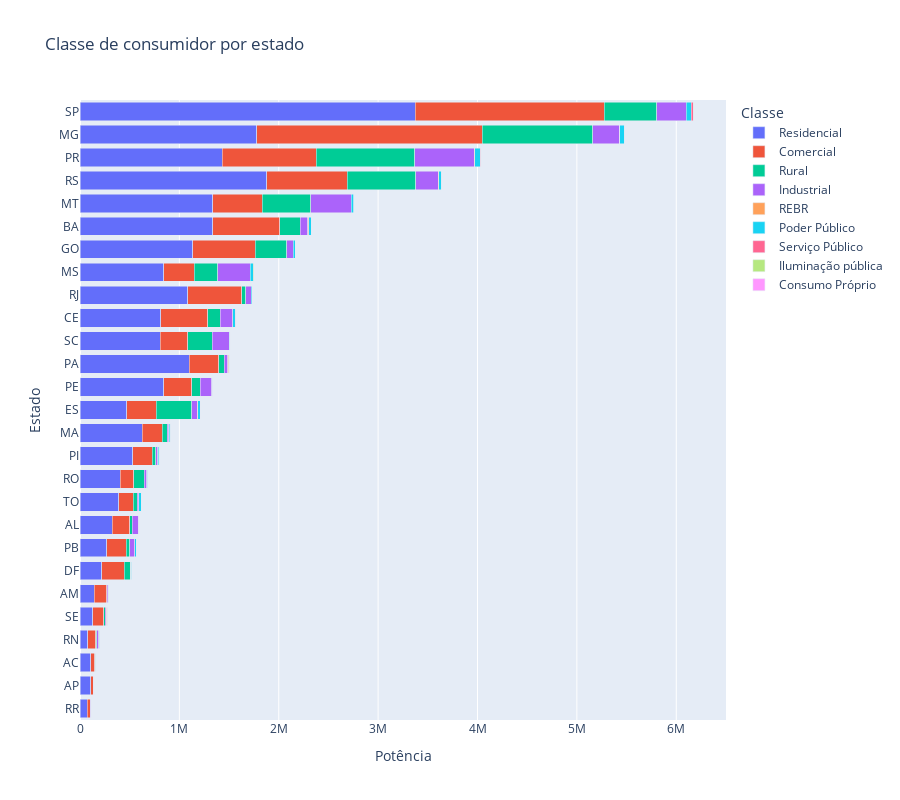

The code cell stored with this chart in its notebook:
### Markdown cell above
### Classe por estado e kW

### Code cell
resumo = dados.groupby(['Estado', 'Classe_consumidor']).agg(
    quantidade = ('Classe_consumidor','count'),
    kW = ('kW_instalados','sum')
).reset_index().sort_values('quantidade', ascending=False)

fig = px.bar(
    resumo,
    y='Estado',
    x='kW',
    color='Classe_consumidor',
    hover_data={'quantidade': ':,.2f', 'kW': True, 'Estado': True},
    title='Classe de consumidor por estado',
    labels={'quantidade': 'Clientes', 'Classe_consumidor':'Classe', 'kW':'Potência'},
    barmode='stack',
    height=800
)
fig.update_layout(yaxis={'categoryorder': 'total ascending'})
fig.show()

### Figure 1 — Plotly figure (JSON) as saved in the notebook; plotly's stock layout.template omitted (floating-point values rounded to 4 significant figures)
{"data": [{"customdata": [[522369], [296797], [296053], [210801], [209169], [171413], [159813], [136020], [130220], [129406], [122691], [108715], [108333], [72300], [72103], [58292], [49283], [43779], [41004], [36532], [26502], [16902], [13030], [12783], [12053], [11195], [7267]], "hovertemplate": "Classe=Residencial<br>Potência=%{x}<br>Estado=%{y}<br>Clientes=%{customdata[0]:,.2f}<extra></extra>", "legendgroup": "Residencial", "marker": {"color": "#636efa", "pattern": {"shape": ""}}, "name": "Residencial", "orientation": "h", "showlegend": true, "textposition": "auto", "type": "bar", "x": [3375000.0, 1881000.0, 1777000.0, 1334000.0, 1432000.0, 1335000.0, 1086000.0, 1132000.0, 843700.0, 1100000.0, 844500.0, 806600.0, 812600.0, 626000.0, 528300.0, 469600.0, 392300.0, 323500.0, 404700.0, 270100.0, 219200.0, 129600.0, 143200.0, 107700.0, 80310.0, 110000.0, 72140.0], "xaxis": "x", "y": ["SP", "RS", "MG", "BA", "PR", "MT", "RJ", "GO", "MS", "PA", "PE", "SC", "CE", "MA", "PI", "ES", "TO", "AL", "RO", "PB", "DF", "SE", "AM", "AC", "RN", "AP", "RR"], "yaxis": "y"}, {"customdata": [[80253], [43875], [33831], [33574], [29272], [15029], [14995], [12838], [12676], [12118], [11615], [11590], [10036], [7943], [7161], [7054], [5424], [4708], [4592], [4286], [4101], [2406], [2399], [1770], [1417], [892], [685]], "hovertemplate": "Classe=Comercial<br>Potência=%{x}<br>Estado=%{y}<br>Clientes=%{customdata[0]:,.2f}<extra></extra>", "legendgroup": "Comercial", "marker": {"color": "#EF553B", "pattern": {"shape": ""}}, "name": "Comercial", "orientation": "h", "showlegend": true, "textposition": "auto", "type": "bar", "x": [1903000.0, 2270000.0, 674600.0, 944900.0, 809700.0, 632400.0, 498600.0, 282300.0, 472300.0, 307800.0, 543800.0, 275200.0, 294300.0, 297800.0, 201200.0, 192900.0, 178100.0, 144000.0, 203200.0, 110200.0, 134900.0, 126700.0, 224300.0, 76020.0, 42590.0, 29100.0, 27210.0], "xaxis": "x", "y": ["SP", "MG", "BA", "PR", "RS", "GO", "MT", "PE", "CE", "MS", "RJ", "SC", "PA", "ES", "PI", "PB", "AL", "TO", "MA", "SE", "RO", "AM", "DF", "RN", "AC", "RR", "AP"], "yaxis": "y"}, {"customdata": [[58675], [55947], [46955], [26067], [23177], [19565], [18537], [16003], [13808], [13382], [12022], [9452], [6588], [3528], [3476], [2624], [2475], [2457], [1982], [1263], [1202], [1083], [681], [490], [144], [126], [24]], "hovertemplate": "Classe=Rural<br>Potência=%{x}<br>Estado=%{y}<br>Clientes=%{customdata[0]:,.2f}<extra></extra>", "legendgroup": "Rural", "marker": {"color": "#00cc96", "pattern": {"shape": ""}}, "name": "Rural", "orientation": "h", "showlegend": true, "textposition": "auto", "type": "bar", "x": [1112000.0, 686700.0, 991100.0, 526200.0, 358100.0, 487800.0, 250600.0, 314100.0, 235600.0, 209400.0, 124500.0, 106500.0, 85350.0, 40900.0, 56110.0, 39390.0, 39870.0, 34960.0, 48840.0, 21950.0, 65330.0, 14450.0, 7339.0, 10810.0, 3724.0, 2032.0, 317.6], "xaxis": "x", "y": ["MG", "RS", "PR", "SP", "ES", "MT", "SC", "GO", "MS", "BA", "CE", "RO", "PE", "RJ", "PA", "PB", "TO", "PI", "MA", "AL", "DF", "SE", "AC", "RN", "AM", "RR", "AP"], "yaxis": "y"}, {"customdata": [[11226], [7438], [6887], [5027], [4656], [4514], [2276], [1660], [1586], [1062], [948], [835], [777], [686], [404], [364], [326], [262], [238], [234], [229], [183], [125], [51], [35], [34], [22]], "hovertemplate": "Classe=Industrial<br>Potência=%{x}<br>Estado=%{y}<br>Clientes=%{customdata[0]:,.2f}<extra></extra>", "legendgroup": "Industrial", "marker": {"color": "#ab63fa", "pattern": {"shape": ""}}, "name": "Industrial", "orientation": "h", "showlegend": true, "textposition": "auto", "type": "bar", "x": [601200.0, 171800.0, 297400.0, 229800.0, 271200.0, 408300.0, 324800.0, 75740.0, 55330.0, 126600.0, 66180.0, 50730.0, 115300.0, 50800.0, 38170.0, 66980.0, 20050.0, 16620.0, 14490.0, 12100.0, 23300.0, 23300.0, 10600.0, 3030.0, 2552.0, 2597.0, 2515.0], "xaxis": "x", "y": ["PR", "SC", "SP", "RS", "MG", "MT", "MS", "BA", "ES", "CE", "GO", "PB", "PE", "RJ", "PA", "AL", "PI", "MA", "TO", "SE", "RO", "RN", "AM", "DF", "AC", "RR", "AP"], "yaxis": "y"}, {"customdata": [[1636], [1108], [622], [617], [454], [408], [335], [329], [307], [301], [282], [111], [102]], "hovertemplate": "Classe=REBR<br>Potência=%{x}<br>Estado=%{y}<br>Clientes=%{customdata[0]:,.2f}<extra></extra>", "legendgroup": "REBR", "marker": {"color": "#FFA15A", "pattern": {"shape": ""}}, "name": "REBR", "orientation": "h", "showlegend": true, "textposition": "auto", "type": "bar", "x": [8338.0, 7605.0, 3453.0, 3663.0, 2310.0, 2668.0, 1904.0, 1496.0, 2278.0, 1587.0, 1566.0, 693.2, 789.6], "xaxis": "x", "y": ["BA", "PA", "PI", "SE", "MG", "MA", "PR", "SP", "ES", "RS", "AL", "RJ", "AP"], "yaxis": "y"}, {"customdata": [[1279], [1169], [932], [900], [710], [676], [530], [493], [419], [399], [376], [363], [353], [347], [309], [308], [305], [161], [152], [138], [126], [80], [60], [57], [49], [33], [20]], "hovertemplate": "Classe=Poder Público<br>Potência=%{x}<br>Estado=%{y}<br>Clientes=%{customdata[0]:,.2f}<extra></extra>", "legendgroup": "Poder Público", "marker": {"color": "#19d3f3", "pattern": {"shape": ""}}, "name": "Poder Público", "orientation": "h", "showlegend": true, "textposition": "auto", "type": "bar", "x": [47760.0, 50000.0, 32760.0, 57860.0, 28040.0, 21190.0, 26140.0, 24410.0, 30580.0, 25150.0, 27690.0, 14620.0, 15400.0, 14260.0, 14450.0, 9283.0, 8321.0, 10550.0, 4449.0, 4960.0, 9200.0, 10150.0, 3387.0, 6409.0, 3332.0, 2690.0, 2949.0], "xaxis": "x", "y": ["MG", "SP", "RS", "PR", "CE", "GO", "BA", "TO", "MS", "ES", "MT", "PB", "MA", "PI", "RO", "RJ", "PA", "RN", "SC", "AL", "RR", "DF", "SE", "PE", "AM", "AP", "AC"], "yaxis": "y"}, {"customdata": [[70], [65], [45], [43], [28], [19], [19], [16], [13], [12], [11], [9], [6], [5], [5], [5], [4], [3], [3], [2], [2], [2], [1], [1], [1]], "hovertemplate": "Classe=Serviço Público<br>Potência=%{x}<br>Estado=%{y}<br>Clientes=%{customdata[0]:,.2f}<extra></extra>", "legendgroup": "Serviço Público", "marker": {"color": "#FF6692", "pattern": {"shape": ""}}, "name": "Serviço Público", "orientation": "h", "showlegend": true, "textposition": "auto", "type": "bar", "x": [2653.0, 19830.0, 1399.0, 4656.0, 1971.0, 967.0, 2884.0, 904.0, 944.3, 1401.0, 2259.0, 1522.0, 307.4, 402.5, 134.1, 3028.0, 253.0, 187.0, 872.5, 5295.0, 120.0, 42.0, 40.0, 4.0, 60.0], "xaxis": "x", "y": ["SC", "SP", "MG", "PR", "MT", "GO", "MS", "RS", "PI", "MA", "CE", "ES", "RJ", "PB", "PA", "TO", "AL", "RN", "PE", "SE", "AM", "AC", "BA", "DF", "AP"], "yaxis": "y"}, {"customdata": [[23], [18], [14], [12], [9], [7], [6], [6], [4], [4], [3], [3], [3], [3], [2], [2], [1], [1], [1], [1]], "hovertemplate": "Classe=Iluminação pública<br>Potência=%{x}<br>Estado=%{y}<br>Clientes=%{customdata[0]:,.2f}<extra></extra>", "legendgroup": "Iluminação pública", "marker": {"color": "#B6E880", "pattern": {"shape": ""}}, "name": "Iluminação pública", "orientation": "h", "showlegend": true, "textposition": "auto", "type": "bar", "x": [1433.0, 732.6, 2819.0, 2781.0, 426.4, 236.5, 270.0, 255.8, 73.31, 92.5, 87.0, 66.76, 30.0, 54.0, 100.0, 60.0, 15.0, 9.95, 25.0, 10.0], "xaxis": "x", "y": ["PR", "MG", "SP", "MS", "MT", "TO", "PI", "RS", "RJ", "MA", "CE", "BA", "ES", "GO", "SC", "PA", "AL", "PE", "PB", "RO"], "yaxis": "y"}, {"customdata": [[3], [1], [1]], "hovertemplate": "Classe=Consumo Próprio<br>Potência=%{x}<br>Estado=%{y}<br>Clientes=%{customdata[0]:,.2f}<extra></extra>", "legendgroup": "Consumo Próprio", "marker": {"color": "#FF97FF", "pattern": {"shape": ""}}, "name": "Consumo Próprio", "orientation": "h", "showlegend": true, "textposition": "auto", "type": "bar", "x": [75.52, 2.4, 3.74], "xaxis": "x", "y": ["SP", "RJ", "SE"], "yaxis": "y"}], "layout": {"barmode": "stack", "height": 800, "legend": {"title": {"text": "Classe"}, "tracegroupgap": 0}, "title": {"text": "Classe de consumidor por estado"}, "xaxis": {"anchor": "y", "domain": [0, 1], "title": {"text": "Potência"}}, "yaxis": {"anchor": "x", "categoryorder": "total ascending", "domain": [0, 1], "title": {"text": "Estado"}}}}
